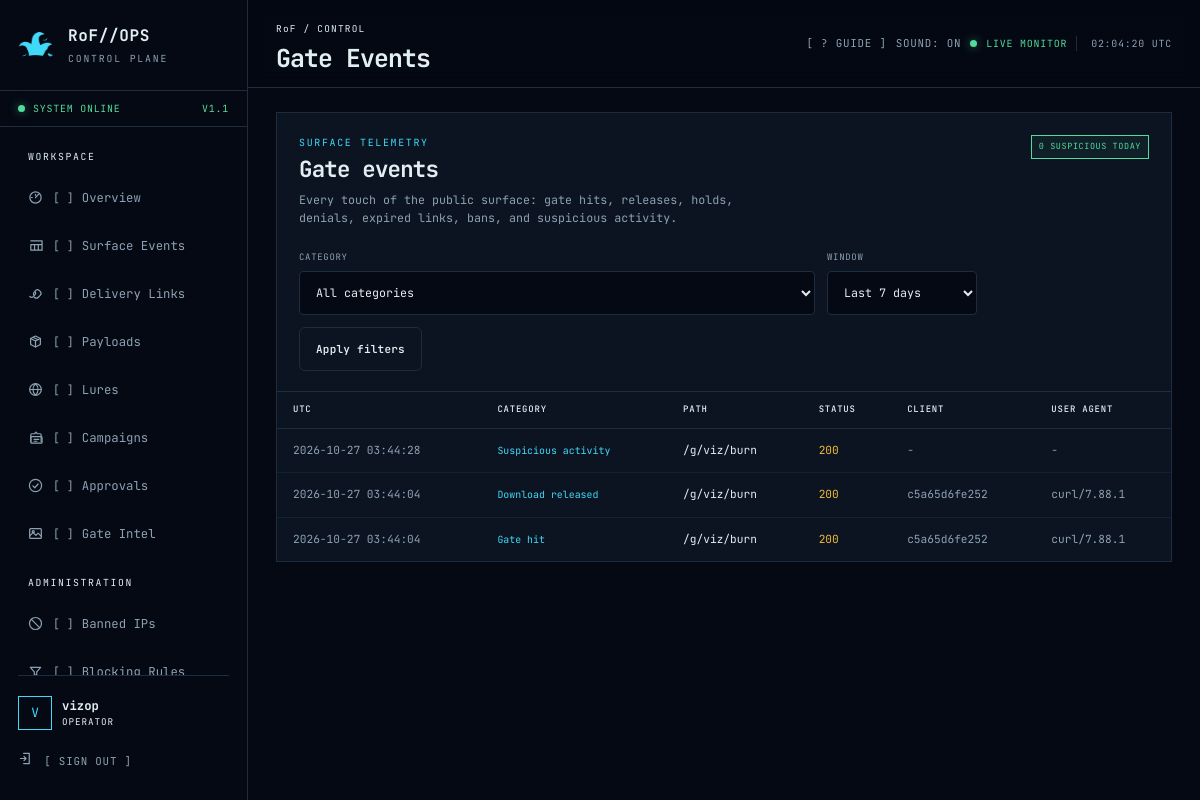
The app's page /panel/gate-events/ (signed in), older data.
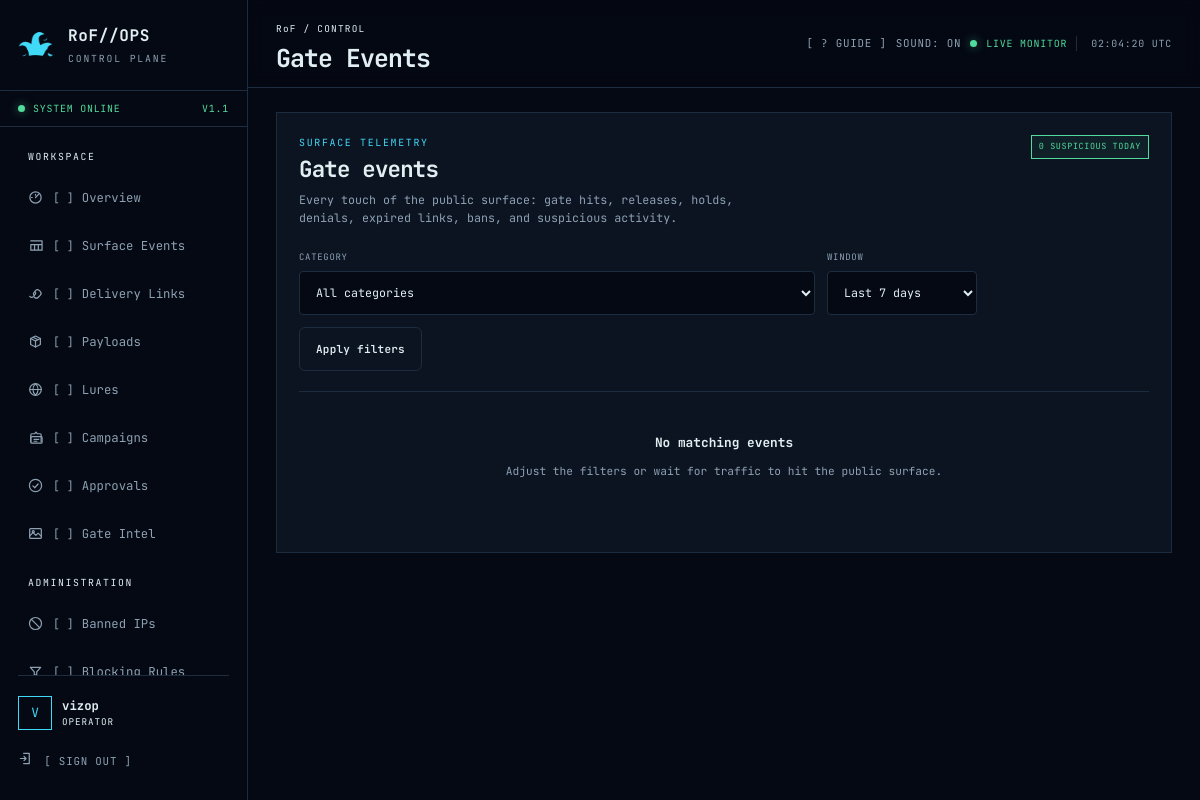
The same page, newer data.
### gates/models.py (models this page shows)
class HitEvent(models.Model):
    CATEGORY_CHOICES = [
        ("hit", "Gate hit"),
        ("key_served", "Key served"),
        ("download", "Download released"),
        ("awaiting_approval", "Awaiting approval"),
        ("approved", "Approved"),
        ("disapproved", "Disapproved"),
        ("expired", "Expired link hit"),
        ("banned", "Banned IP hit"),
        ("not_found", "Untracked path"),
        ("suspicious", "Suspicious activity"),
        ("canary", "Decoy canary re-hit"),
        ("blocked", "Blocked by rule"),
        ("lure", "Lure site hit"),
        ("decoy_asset", "Decoy asset served"),
    ]
    category = models.CharField(max_length=20, choices=CATEGORY_CHOICES, db_index=True)
    path = models.TextField(blank=True)
    link = models.ForeignKey(DeliveryLink, null=True, blank=True, on_delete=models.SET_NULL, related_name="hit_events")
    agent_channel = models.ForeignKey(AgentChannel, null=True, blank=True, on_delete=models.SET_NULL, related_name="hit_events")
    ip_hash = models.CharField(max_length=64, blank=True, db_index=True)
    raw_ip = models.GenericIPAddressField(null=True, blank=True)
    user_agent = models.TextField(blank=True)
    status_code = models.PositiveSmallIntegerField(default=200)
    detail = models.JSONField(default=dict, blank=True)
    created_at = models.DateTimeField(auto_now_add=True, db_index=True)
    class Meta:
        ordering = ["-created_at"]
        indexes = [models.Index(fields=["category", "created_at"])]

### gates/views.py (the view)
# urls.py: path("gate-events/", views.gate_events_view, name="gate-events"),
@login_required
def gate_events_view(request):
    events = HitEvent.objects.select_related("link", "agent_channel")
    category = request.GET.get("category", "").strip()
    days = request.GET.get("days", "7").strip()
    if category in dict(HitEvent.CATEGORY_CHOICES):
        events = events.filter(category=category)
    if days.isdigit() and 1 <= int(days) <= 365:
        events = events.filter(created_at__gte=timezone.now() - timezone.timedelta(days=int(days)))
    paginator = Paginator(events, 40)
    page = paginator.get_page(request.GET.get("page"))
    template = "panel/_gate_events_table.html" if request.headers.get("HX-Request") else "panel/gate_events.html"
    return render(request, template, {
        "title": "Gate Events", "page": page, "events": page.object_list,
        "categories": HitEvent.CATEGORY_CHOICES, "category": category,
        "suspicious_today": HitEvent.objects.filter(category="suspicious", created_at__date=timezone.now().date()).count(),
    })

### accounts/context_processors.py (called while the page is built)
def panel_context(request):
    user = request.user
    theme = getattr(user, "theme", "default") if user.is_authenticated else "default"
    return {
        "is_administrator": is_administrator(user),
        "panel_name": "RoF//OPS",
        "theme": theme,
    }

### accounts/permissions.py (called while the page is built)
def is_administrator(user):
    return bool(user.is_authenticated and user.is_active and (user.is_superuser or user.groups.filter(name="Administrator").exists()))

### gates/services.py (called while the page is built)
def _remote_is_trusted(remote):
    if not remote:
        return False
    try:
        address = ipaddress.ip_address(remote)
    except ValueError:
        return False
    for entry in getattr(settings, "TRUSTED_PROXIES", ("127.0.0.1", "::1")):
        try:
            if "/" in entry:
                if address in ipaddress.ip_network(entry, strict=False):
                    return True
            elif address == ipaddress.ip_address(entry):
                return True
        except ValueError:
            continue
    return False

### templates/panel/gate_events.html (shortened to what this page needs)
{% extends "base.html" %}
{% block content %}
<section class="panel page-panel">
  <div class="panel-heading">
    <div><span class="section-label">SURFACE TELEMETRY</span><h2>Gate events</h2><p>Every touch of the public surface: gate hits, releases, holds, denials, expired links, bans, and suspicious activity.</p></div>
    <span class="status-badge {% if suspicious_today %}warn{% else %}good{% endif %}">{{ suspicious_today }} SUSPICIOUS TODAY</span>
  </div>
  <form class="filter-bar" method="get" action="{% url 'gate-events' %}" hx-get="{% url 'gate-events' %}" hx-target="#gate-events-table" hx-push-url="true" hx-trigger="submit, change from:#filter-category, change from:#filter-days">
    <label><span>CATEGORY</span><select id="filter-category" class="field-input" name="category"><option value="">All categories</option></select></label>
    <label><span>WINDOW</span><select id="filter-days" class="field-input" name="days"><option value="7" {% if not request.GET.days or request.GET.days == '7' %}selected{% endif %}>Last 7 days</option></select></label>
    <button class="button secondary" type="submit">Apply filters</button>
  </form>
  <div id="gate-events-table">{% include "panel/_gate_events_table.html" %}</div>
</section>
{% endblock %}

### templates/panel/_gate_events_table.html (shortened to what this page needs)
{% if events %}<div class="table-wrap"><table><thead><tr><th>UTC</th><th>CATEGORY</th><th>PATH</th><th>STATUS</th><th>CLIENT</th><th>USER AGENT</th></tr></thead><tbody>
{% for event in events %}
<tr>
  <td class="mono muted nowrap">{{ event.created_at|date:"Y-m-d H:i:s" }}</td>
  <td><span class="method">{{ event.get_category_display }}</span></td>
  <td class="path-cell mono" title="{{ event.path }}">{{ event.path }}</td>
  <td><span class="status-code">{{ event.status_code }}</span></td>
  <td class="mono muted">{{ event.ip_hash|slice:":12"|default:"-" }}</td>
  <td class="mono muted">{{ event.user_agent|truncatechars:50|default:"-" }}</td>
</tr>
{% endfor %}
</tbody></table></div>
{% else %}<div class="empty-state"><strong>No matching events</strong><p>Adjust the filters or wait for traffic to hit the public surface.</p></div>{% endif %}

Row changes from the older to the newer data that the page shows:
removed HitEvent: created_at "2026-10-27 03:44:28", category "Suspicious activity", path "/g/viz/burn", status_code "200", ip_hash "-", user_agent "-"
removed HitEvent: created_at "2026-10-27 03:44:04", category "Download released", path "/g/viz/burn", status_code "200", ip_hash "c5a65d6fe252", user_agent "curl/7.88.1"
removed HitEvent: created_at "2026-10-27 03:44:04", category "Gate hit", path "/g/viz/burn", status_code "200", ip_hash "c5a65d6fe252", user_agent "curl/7.88.1"
Text that changed along with them:
text no longer shown: "UTC CATEGORY PATH STATUS CLIENT USER AGENT"
text now shown: "No matching events Adjust the filters or wait for traffic to hit the public surface."
